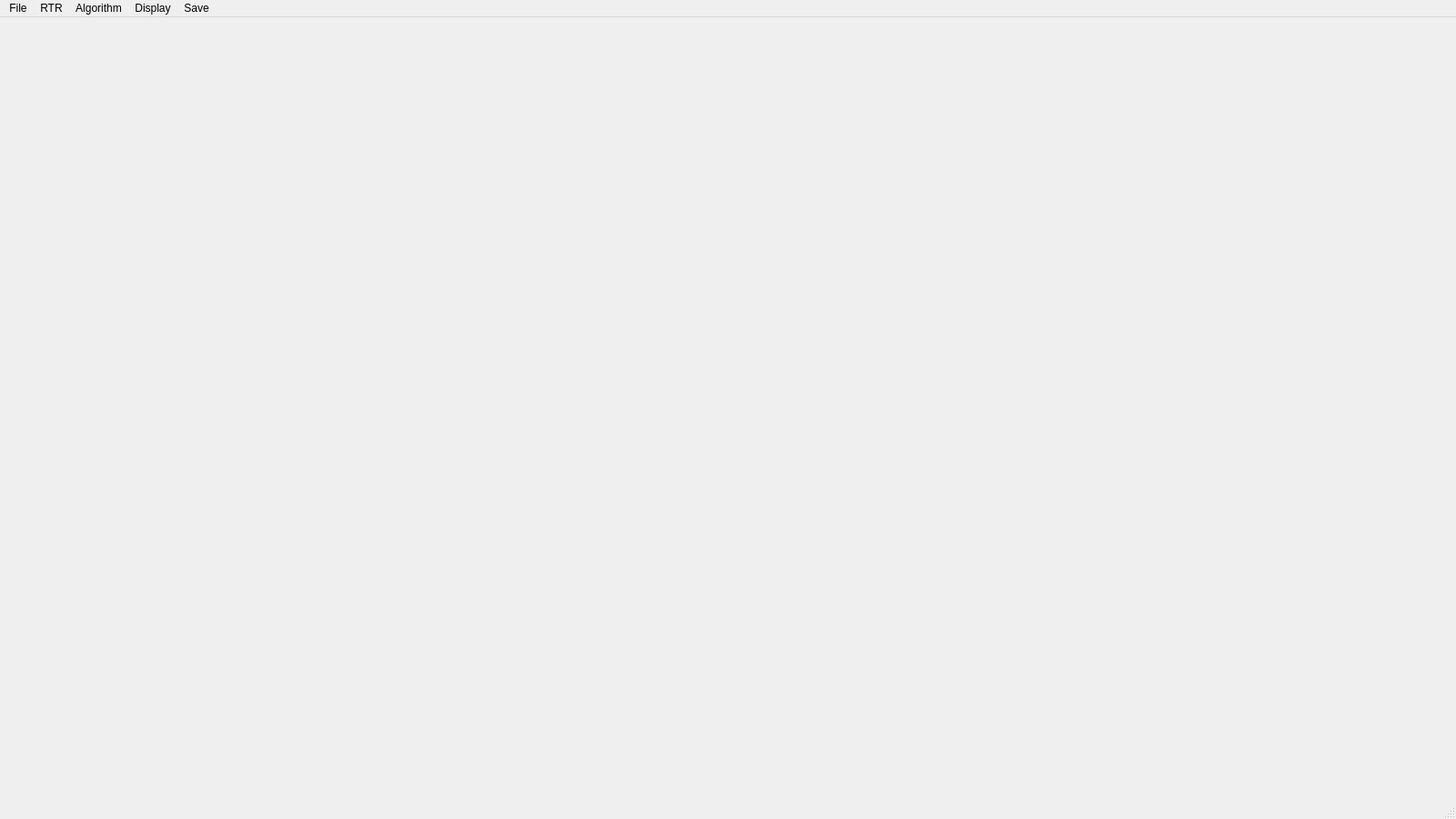
<?xml version="1.0" encoding="UTF-8"?>
<ui version="4.0">
 <class>MainWindow</class>
 <widget class="QMainWindow" name="MainWindow">
  <property name="geometry">
   <rect>
    <x>0</x>
    <y>0</y>
    <width>1600</width>
    <height>900</height>
   </rect>
  </property>
  <property name="windowTitle">
   <string>EIT</string>
  </property>
  <widget class="QWidget" name="centralwidget">
   <layout class="QGridLayout" name="gridLayout"/>
  </widget>
  <widget class="QMenuBar" name="menubar">
   <property name="geometry">
    <rect>
     <x>0</x>
     <y>0</y>
     <width>1600</width>
     <height>18</height>
    </rect>
   </property>
   <widget class="QMenu" name="menuFile">
    <property name="title">
     <string>File</string>
    </property>
    <addaction name="actionRefe"/>
    <addaction name="actionData"/>
    <addaction name="separator"/>
    <addaction name="actionExit"/>
   </widget>
   <widget class="QMenu" name="menuRTR">
    <property name="title">
     <string>RTR</string>
    </property>
    <addaction name="actionOpenBLE"/>
    <addaction name="actionNowForRefe"/>
    <addaction name="actionRun"/>
    <addaction name="actionStop"/>
   </widget>
   <widget class="QMenu" name="menuSave">
    <property name="title">
     <string>Save</string>
    </property>
    <addaction name="actionFrameNow"/>
   </widget>
   <widget class="QMenu" name="menuAlgorithm">
    <property name="title">
     <string>Algorithm</string>
    </property>
    <addaction name="actionLBP"/>
    <addaction name="actionSVD"/>
    <addaction name="actionNormalized_Sensitivity"/>
    <addaction name="separator"/>
    <addaction name="actionCG"/>
    <addaction name="actionBFGS"/>
    <addaction name="actionSLSQP"/>
    <addaction name="actionLanczos"/>
    <addaction name="separator"/>
    <addaction name="actionTikhonov"/>
    <addaction name="actionLasso"/>
   </widget>
   <widget class="QMenu" name="menuDisplay">
    <property name="title">
     <string>Display</string>
    </property>
    <addaction name="actionFE_Filling"/>
    <addaction name="actionShading_Interp"/>
    <addaction name="actionContour_Filling"/>
   </widget>
   <addaction name="menuFile"/>
   <addaction name="menuRTR"/>
   <addaction name="menuAlgorithm"/>
   <addaction name="menuDisplay"/>
   <addaction name="menuSave"/>
  </widget>
  <widget class="QStatusBar" name="statusbar"/>
  <action name="actionRefe">
   <property name="text">
    <string>Refe</string>
   </property>
  </action>
  <action name="actionData">
   <property name="text">
    <string>Data</string>
   </property>
  </action>
  <action name="actionOpenBLE">
   <property name="text">
    <string>OpenBLE</string>
   </property>
  </action>
  <action name="actionNowForRefe">
   <property name="text">
    <string>NowForRefe</string>
   </property>
  </action>
  <action name="actionRun">
   <property name="text">
    <string>Run</string>
   </property>
  </action>
  <action name="actionFrameNow">
   <property name="text">
    <string>FrameNow</string>
   </property>
  </action>
  <action name="actionStop">
   <property name="text">
    <string>Stop</string>
   </property>
  </action>
  <action name="actionProjNow">
   <property name="text">
    <string>ProjNow</string>
   </property>
  </action>
  <action name="actionSVD">
   <property name="text">
    <string>SVD</string>
   </property>
  </action>
  <action name="actionLBP">
   <property name="text">
    <string>LBP</string>
   </property>
  </action>
  <action name="actionNormalized_Sensitivity">
   <property name="text">
    <string>Normalized Sensitivity</string>
   </property>
  </action>
  <action name="actionCG">
   <property name="text">
    <string>CG</string>
   </property>
  </action>
  <action name="actionBFGS">
   <property name="text">
    <string>BFGS</string>
   </property>
  </action>
  <action name="actionSLSQP">
   <property name="text">
    <string>SLSQP</string>
   </property>
  </action>
  <action name="actionLanczos">
   <property name="text">
    <string>Lanczos</string>
   </property>
  </action>
  <action name="actionTikhonov">
   <property name="text">
    <string>Tikhonov regularization</string>
   </property>
  </action>
  <action name="actionLasso">
   <property name="text">
    <string>Lasso</string>
   </property>
  </action>
  <action name="actionExit">
   <property name="text">
    <string>Exit</string>
   </property>
  </action>
  <action name="actionSensitivityMat">
   <property name="text">
    <string>SensitivityMat</string>
   </property>
  </action>
  <action name="actionFE_Filling">
   <property name="text">
    <string>FE Filling</string>
   </property>
  </action>
  <action name="actionNephogram">
   <property name="text">
    <string>Nephogram</string>
   </property>
  </action>
  <action name="actionIsogram">
   <property name="text">
    <string>Isogram</string>
   </property>
  </action>
  <action name="actionShading_Interp">
   <property name="text">
    <string>Shading Interp</string>
   </property>
  </action>
  <action name="actionContour_Filling">
   <property name="text">
    <string>Contour Filling</string>
   </property>
  </action>
 </widget>
 <resources/>
 <connections/>
</ui>
